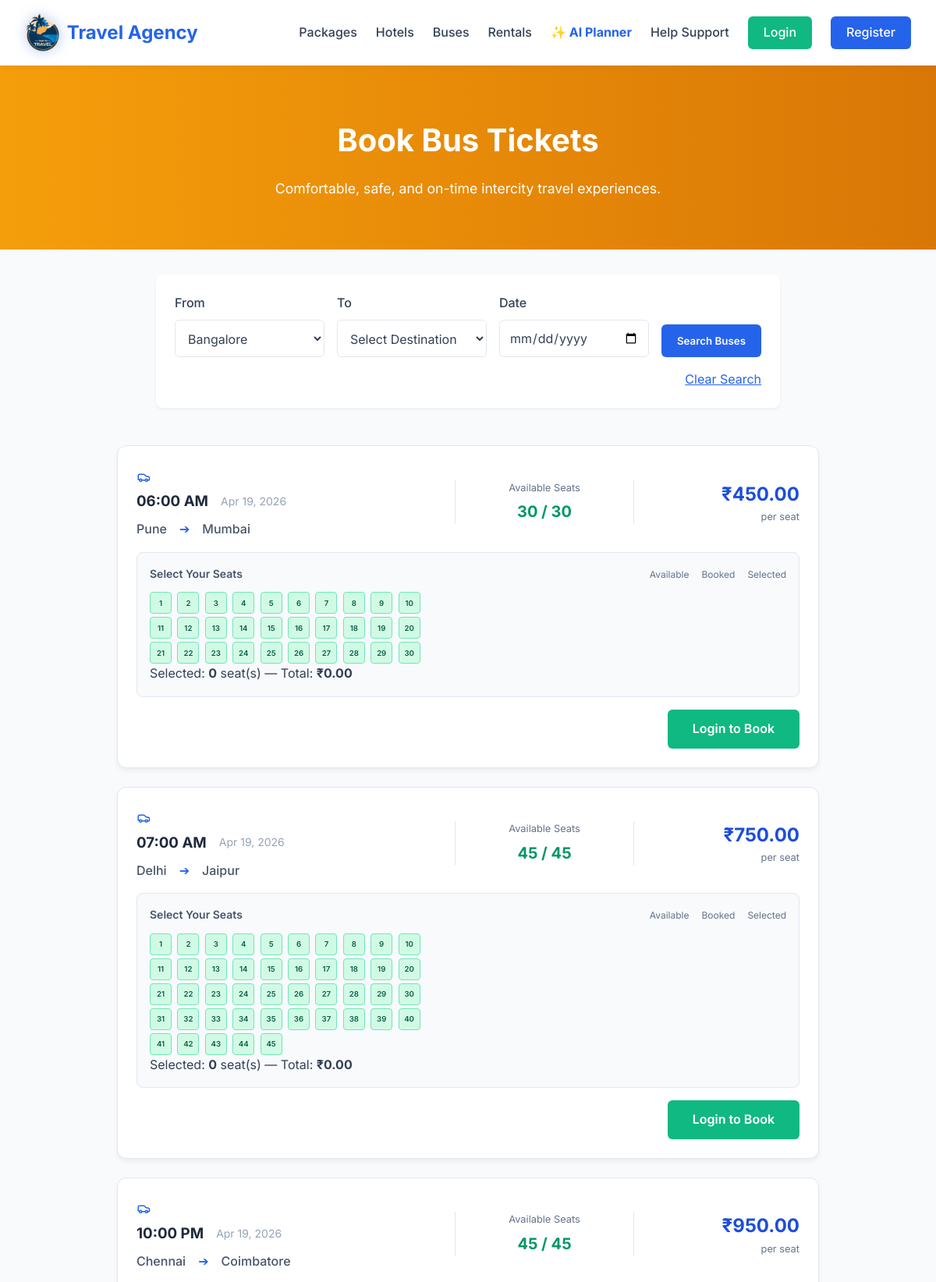
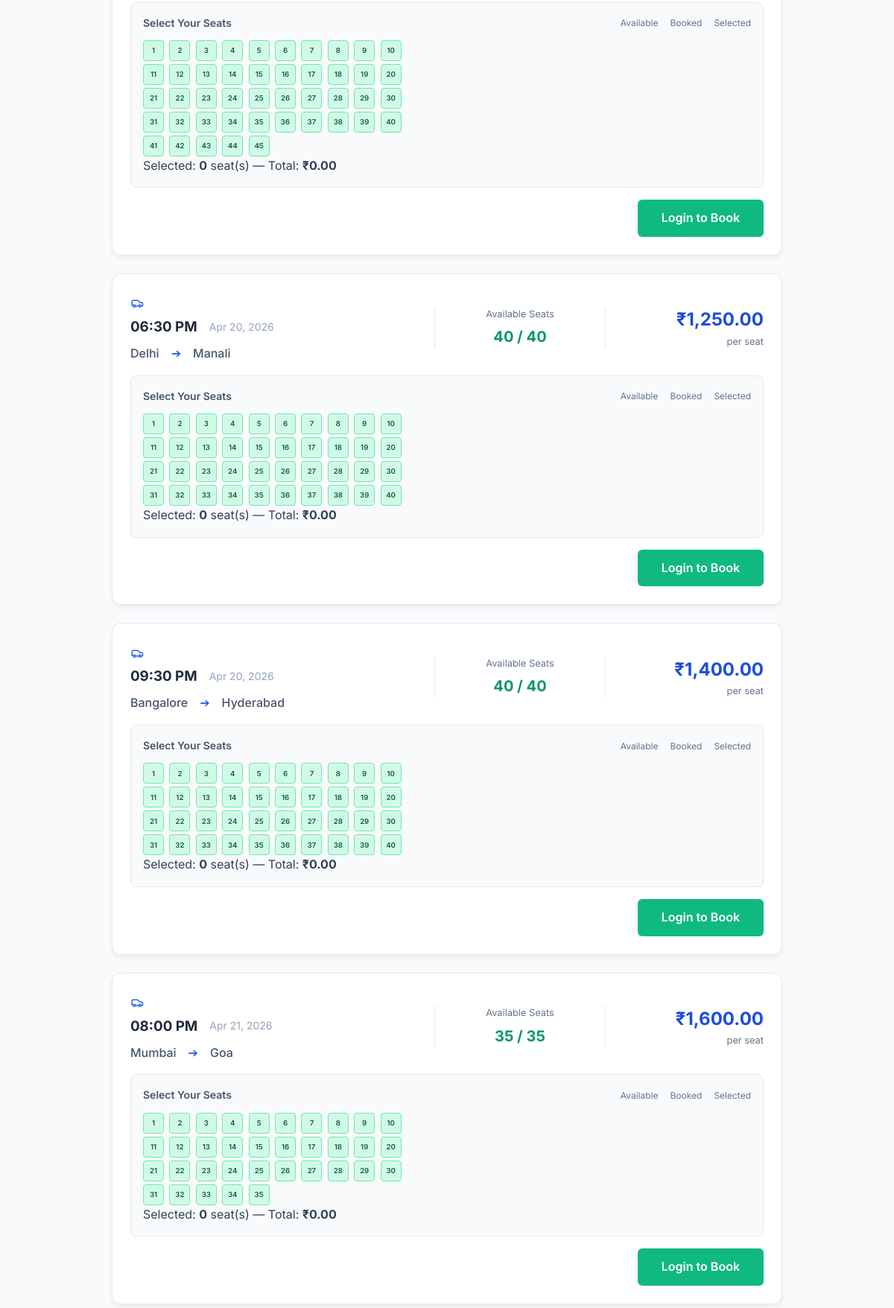
Screenshot of /buses.php?from=Bangalore (upper part) with the database file from the repository (2 pictures, top to bottom).
### tables this page shows
CREATE TABLE IF NOT EXISTS buses (
    id INT AUTO_INCREMENT PRIMARY KEY,
    from_location VARCHAR(100) NOT NULL,
    to_location VARCHAR(100) NOT NULL,
    departure_date DATE NOT NULL,
    departure_time TIME NOT NULL,
    price DECIMAL(10,2) NOT NULL,
    total_seats INT NOT NULL,
    available_seats INT NOT NULL,
    created_at TIMESTAMP DEFAULT CURRENT_TIMESTAMP
);

### config/database.php (called while the page is built, shortened)
<?php
function isLoggedIn() {
    return isset($_SESSION['user_id']);
}
function sanitize($data) {
    return htmlspecialchars(strip_tags(trim($data)));
}
?>

### buses.php (the view, shortened to what this page needs)
<?php
require_once 'config/database.php';
include 'includes/header.php';
$from = isset($_GET['from']) ? sanitize($_GET['from']) : '';
$to = isset($_GET['to']) ? sanitize($_GET['to']) : '';
$date = isset($_GET['date']) ? sanitize($_GET['date']) : '';
$whereClause = 'WHERE departure_date >= CURDATE()';
$params = [];
$locations = $pdo->query("SELECT DISTINCT from_location as loc FROM buses UNION SELECT DISTINCT to_location FROM buses ORDER BY loc")->fetchAll(PDO::FETCH_COLUMN);
$buses = $pdo->prepare("SELECT * FROM buses $whereClause ORDER BY departure_date ASC, departure_time ASC");
$buses->execute($params);
$buses = $buses->fetchAll();
?>
<div style="background: linear-gradient(to right, #f59e0b, #d97706); margin: -2rem -2rem 2rem; padding: 4rem 2rem; text-align: center; color: white;">
    <h1 style="font-size: 2.5rem; margin-bottom: 1rem;" data-lang="book_bus">Book Bus Tickets</h1>
    <p style="font-size: 1.1rem; max-width: 600px; margin: 0 auto;">Comfortable, safe, and on-time intercity travel experiences.</p>
</div>
<div class="filters-section" style="max-width: 800px; margin: 0 auto 3rem;">
    <form method="GET" action="" class="grid-2" style="grid-template-columns: 1fr 1fr 1fr auto; align-items: end;">
        <div class="form-group" style="margin-bottom: 0;">
            <label>From</label>
            <select name="from" class="form-control" required>
                <?php foreach($locations as $loc): ?>
                    <option value="<?php echo htmlspecialchars($loc); ?>" <?php echo $from==$loc?'selected':''; ?>><?php echo htmlspecialchars($loc); ?></option>
                <?php endforeach; ?>
            </select>
        </div>
        <div class="form-group" style="margin-bottom: 0;">
            <label>To</label>
            <select name="to" class="form-control" required>
                <option value="">Select Destination</option>
            </select>
        </div>
        <div class="form-group" style="margin-bottom: 0;">
            <label>Date</label>
            <input type="date" name="date" class="form-control" value="<?php echo $date; ?>" min="<?php echo date('Y-m-d'); ?>" required>
        </div>
        <div class="form-group" style="margin-bottom: 0;">
            <button type="submit" class="btn-primary" style="height: 42px; width: 100%;">Search Buses</button>
        </div>
    </form>
    <?php if($from || $to || $date): ?>
        <div style="text-align: right; margin-top: 1rem;">
            <a href="buses.html" style="color: var(--primary-color);">Clear Search</a>
        </div>
    <?php endif; ?>
</div>
<div style="max-width: 900px; margin: 0 auto;">
    <?php foreach($buses as $bus): ?>
    <div style="background: white; border-radius: 12px; padding: 1.5rem; margin-bottom: 1.5rem; box-shadow: 0 4px 6px rgba(0,0,0,0.05); border: 1px solid var(--border-color);">
        <div style="display: flex; flex-wrap: wrap; justify-content: space-between; align-items: center; gap: 1rem; margin-bottom: 1rem;">
            <div style="flex: 2; min-width: 250px;">
                <div style="font-weight: 700; color: #1e293b; font-size: 1.1rem; margin-bottom: 0.25rem;">
                </div>
                <div style="display: flex; align-items: center; gap: 1rem; margin-bottom: 0.5rem;">
                    <h3 style="margin: 0; color: #1e293b;"><?php echo date('h:i A', strtotime($bus['departure_time'])); ?></h3>
                    <span style="color: #94a3b8; font-size: 0.875rem;"><?php echo date('M d, Y', strtotime($bus['departure_date'])); ?></span>
                </div>
                <div style="display: flex; align-items: center; gap: 1rem; color: #475569; font-weight: 500;">
                    <span><?php echo htmlspecialchars($bus['from_location']); ?></span>
                    <span style="color: var(--primary-color);">➔</span>
                    <span><?php echo htmlspecialchars($bus['to_location']); ?></span>
                </div>
            </div>
            <div style="flex: 1; text-align: center; min-width: 130px; border-left: 1px solid var(--border-color); border-right: 1px solid var(--border-color); padding: 0 1rem;">
                <div style="color: #64748b; font-size: 0.8rem; margin-bottom: 0.25rem;">Available Seats</div>
                <div style="color: <?php echo $bus['available_seats']<5 ? 'var(--danger-color)' : '#059669'; ?>; font-weight: 700; font-size: 1.25rem;">
                    <?php echo $bus['available_seats']; ?> / <?php echo $bus['total_seats']; ?>
                </div>
            </div>
            <div style="flex: 1; text-align: right; min-width: 150px;">
                <div style="font-size: 1.5rem; font-weight: 700; color: var(--primary-dark);">₹<?php echo number_format($bus['price'], 2); ?></div>
                <div style="color: #64748b; font-size: 0.8rem;">per seat</div>
            </div>
        </div>
        <div style="background: #f8fafc; border-radius: 8px; padding: 1rem; border: 1px solid var(--border-color);">
            <div style="display: flex; justify-content: space-between; align-items: center; margin-bottom: 0.75rem;">
                <span style="font-weight: 600; font-size: 0.875rem; color: #475569;">Select Your Seats</span>
                <div style="display: flex; gap: 1rem; font-size: 0.75rem; color: #64748b;">
                    <span> Available</span> <span> Booked</span> <span> Selected</span>
                </div>
            </div>
            <div id="seatmap-<?php echo $bus['id']; ?>" style="display: grid; grid-template-columns: repeat(10, 1fr); gap: 4px; max-width: 350px;">
                <?php
                $booked = $bus['total_seats'] - $bus['available_seats'];
                for($s = 1; $s <= $bus['total_seats']; $s++):
                    $is_booked = $s <= $booked;
                ?>
                <div class="seat-cell <?php echo $is_booked ? 'seat-booked' : 'seat-avail'; ?>"
                     data-bus="<?php echo $bus['id']; ?>" data-seat="<?php echo $s; ?>"
                     <?php if(!$is_booked): ?>onclick="toggleSeat(this, <?php echo $bus['id']; ?>)"<?php endif; ?>
                     style="width: 28px; height: 28px; border-radius: 4px; display: flex; align-items: center; justify-content: center; font-size: 0.6rem; font-weight: 600; cursor: <?php echo $is_booked?'not-allowed':'pointer'; ?>;
                     background: <?php echo $is_booked ? '#fee2e2' : '#d1fae5'; ?>; color: <?php echo $is_booked ? '#991b1b' : '#065f46'; ?>; border: 1px solid <?php echo $is_booked ? '#fca5a5' : '#6ee7b7'; ?>;">
                    <?php echo $s; ?>
                </div>
                <?php endfor; ?>
            </div>
                Selected: <strong id="selected-count-<?php echo $bus['id']; ?>">0</strong> seat(s)
                — Total: <strong id="selected-total-<?php echo $bus['id']; ?>">₹0.00</strong>
        </div>
        <?php if($bus['available_seats'] > 0): ?>
        <form action="payment.html" method="POST" style="margin-top: 1rem; text-align: right;">
            <?php if(isLoggedIn()): ?>
                <button type="submit" class="btn-primary" style="padding: 0.75rem 2rem;">Book Selected Seats</button>
            <?php else: ?>
                <a href="login.html" class="btn-secondary" style="padding: 0.75rem 2rem;">Login to Book</a>
            <?php endif; ?>
        </form>
        <?php else: ?>
            <div style="margin-top: 1rem; text-align: center;"><button class="btn-secondary" disabled style="background: #94a3b8; cursor: not-allowed;">Sold Out</button></div>
        <?php endif; ?>
    </div>
    <?php endforeach; ?>
</div>
<?php include 'includes/footer.php'; ?>

### assets/css/style.css (style rules this page uses)
:root { --primary-color: #2563eb; --primary-dark: #1d4ed8; --secondary-color: #10b981; --secondary-dark: #059669; --bg-color: #f8fafc; --text-color: #334155; --text-muted: #64748b; --card-bg: #ffffff; --border-color: #e2e8f0; --danger-color: #ef4444; --header-bg: #ffffff; --table-header: #f1f5f9; --table-hover: #f8fafc; --shadow-color: rgba(0,0,0,0.05); --shadow-hover: rgba(0,0,0,0.1); --input-bg: #ffffff; }
* { margin: 0; padding: 0; box-sizing: border-box; font-family: 'Inter', system-ui, -apple-system, sans-serif; }
body { background-color: var(--bg-color); color: var(--text-color); line-height: 1.6; display: flex; flex-direction: column; min-height: 100vh; transition: background-color 0.3s, color 0.3s; }
.btn-primary { background: var(--primary-color); color: white !important; padding: 0.5rem 1.25rem; border-radius: 6px; border: none; cursor: pointer; font-weight: 600; transition: background 0.3s, transform 0.1s; text-decoration: none; display: inline-block; }
.btn-secondary { background: var(--secondary-color); color: white !important; padding: 0.5rem 1.25rem; border-radius: 6px; border: none; cursor: pointer; font-weight: 600; transition: background 0.3s; text-decoration: none; display: inline-block; }
.form-group { margin-bottom: 1.25rem; }
.form-group label { display: block; margin-bottom: 0.5rem; font-weight: 500; }
.form-control { width: 100%; padding: 0.75rem; border: 1px solid var(--border-color); border-radius: 6px; font-size: 1rem; transition: border-color 0.3s, background 0.3s; background: var(--input-bg); color: var(--text-color); }
.filters-section { background: var(--card-bg); padding: 1.5rem; border-radius: 8px; box-shadow: 0 2px 4px var(--shadow-color); margin-bottom: 2rem; transition: background 0.3s; }
.grid-2 { display: grid; grid-template-columns: 1fr 1fr; gap: 1rem; }

### rows the page displays
buses: departure_time "06:00 AM", departure_date "Apr 19, 2026", from_location "Pune", to_location "Mumbai", available_seats "30", total_seats "30", price "450.00"
buses: departure_time "07:00 AM", departure_date "Apr 19, 2026", from_location "Delhi", to_location "Jaipur", available_seats "45", total_seats "45", price "750.00"
buses: departure_time "10:00 PM", departure_date "Apr 19, 2026", from_location "Chennai", to_location "Coimbatore", available_seats "45", total_seats "45", price "950.00"
buses: departure_time "06:30 PM", departure_date "Apr 20, 2026", from_location "Delhi", to_location "Manali", available_seats "40", total_seats "40", price "1,250.00"
buses: departure_time "09:30 PM", departure_date "Apr 20, 2026", from_location "Bangalore", to_location "Hyderabad", available_seats "40", total_seats "40", price "1,400.00"
buses: departure_time "08:00 PM", departure_date "Apr 21, 2026", from_location "Mumbai", to_location "Goa", available_seats "35", total_seats "35", price "1,600.00"

### other values shown
form field from "Bangalore"
